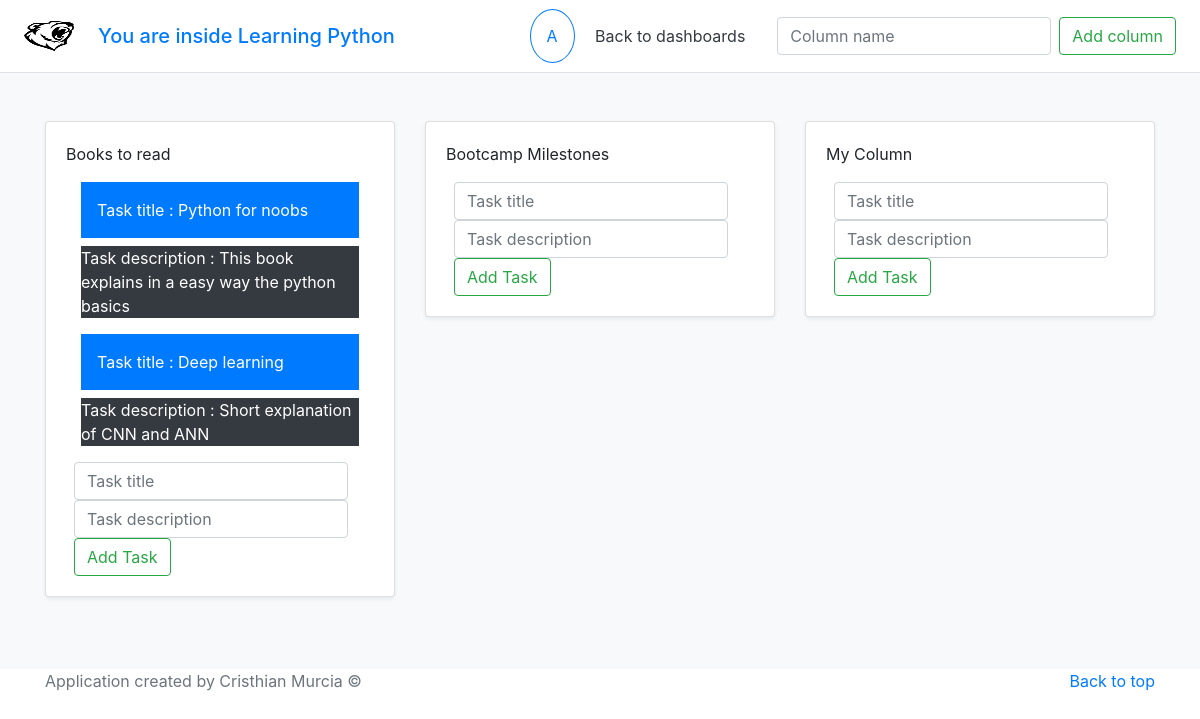
Page /dashboards/create_column/14 on the committed database.
### dashboards/models.py (models this page shows, shortened)
class Board(models.Model):
    name = models.CharField(max_length=50)
    slug = models.SlugField(blank=True, null=True)
    create_date = models.DateField(default=timezone.now())

class Column(models.Model):
    board = models.ForeignKey(Board, on_delete=models.CASCADE)
    index = models.IntegerField()
    name = models.CharField(max_length=50)

class Task(models.Model):
    column = models.ForeignKey(Column, on_delete=models.CASCADE)
    title = models.CharField(max_length=50)
    description = models.CharField(max_length=280)
    create_date = models.DateField(default=timezone.now())

### dashboards/views.py (the view)
# urls.py: path('create_column/<int:board_pk>', create_column, name='create_column'),
def create_column(request, board_pk):
    print("in create column")
    board = Board.objects.filter(pk=str(board_pk))[0]
    user_starting_letter = str(request.user)[0].capitalize()
    try:
        column_name = request.POST['column_name']
        board.column_set.create(index=board_pk, name=column_name)
        board.save()
        all_columns = board.column_set.all()
        context = {'user_starting_letter': user_starting_letter, 'all_columns': all_columns, 'board': board}
        return render(request, 'dashboards/board.html', context)
    except (KeyError):
        all_columns = Column.objects.all()
        context = {'user_starting_letter': user_starting_letter, 'all_columns': all_columns, 'board': board}
        return render(request, 'dashboards/board.html', context)

### dashboards/templates/dashboards/board.html (shortened to what this page needs)
<!doctype html>
{% load static %}
<html lang="en">
  <head>
    <link rel="stylesheet" href="https://stackpath.bootstrapcdn.com/bootstrap/4.1.3/css/bootstrap.min.css">
  </head>
  <body>
    <header>
        <div class="d-flex flex-column flex-md-row align-items-center p-3 px-md-4 bg-white border-bottom shadow-sm">
          <a href="{% url 'users:welcome'%}"><img class="navbar-brand img-responsive" src= "{% static 'users/images/logo.jpg' %}" alt="" width="50" height="40"></a>
          <h5 class="my-0 mr-md-auto p-2 text-dark"><a href="{% url 'users:welcome'%}">You are inside {{board.name}}</a></h5>
          <nav class="my-2 my-md-0 mr-md-3">
            <a class="p-2 text-center" href=""><span class="border border-primary rounded-circle p-3">{{user_starting_letter}}</span></a>
            <a class="p-2 text-dark" href="{% url 'dashboards:dashboards'%}">Back to dashboards</a>
          </nav>
          <form class="form-inline my-2 my-lg-0 ml-2" action="{% url 'dashboards:create_column' board.pk%}" method="post">
            <input class="form-control mr-sm-2" type="text" placeholder="Column name" aria-label="Search" name = "column_name">
            <button class="btn btn-outline-success my-2 my-sm-0" type="submit">Add column</button>
          </form>
        </div>
    </header>
    <main role="main">
      <div class="album py-5 bg-light">
        <div class="container">
          <div class="row">
            {% for column in all_columns %}
            <div class="col-md-4">
              <div class="card mb-4 shadow-sm">
                <div class="card-body">
                  <p class="card-text">{{column.name}}</p>
                  {% for task in column.task_set.all%}
                  <div class="col-md-12">
                  <div class="p-3 mb-2 bg-primary text-white">Task title : {{task.title}}</div>
                    <p class="bg-dark text-white">Task description : {{task.description}}</p>
                  </div>
                  {%endfor%}
                  <div class="d-flex justify-content-between align-items-center">
                    <div class="btn-group">
                        <form class="form-inline my-2 my-lg-0 ml-2" action="{% url 'dashboards:create_task' board.pk column.pk%}" method="post">
                          <input class="form-control mr-sm-2" type="text" placeholder="Task title" aria-label="task_title" name = "task_title">
                           <input class="form-control mr-sm-2" type="text" placeholder="Task description" aria-label="task_description" name = "task_description">
                          <button class="btn btn-outline-success my-2 my-sm-0" type="submit">Add Task</button>
                        </form>
                    </div>
                  </div>
                </div>
              </div>
            </div>
            {%endfor%}
          </div>
        </div>
      </div>
    </main>
    <footer class="text-muted">
      <div class="container">
        <p class="float-right">
          <a href="#">Back to top</a>
        </p>
        <p>Application created by Cristhian Murcia &copy;</p>
      </div>
    </footer>
  </body>
</html>

### rows in the picture
Board: name "Learning Python"
Column: name "Books to read"
Task: title "Python for noobs", description "This book explains in a easy way the python basics"
Task: title "Deep learning", description "Short explanation of CNN and ANN"
Column: name "Bootcamp Milestones"
Column: name "My Column"

### other values in the picture
{{ user_starting_letter }} "A"
